Frame 1 (no input): blank canvas, image omitted
Frame 60 (no input): blank canvas, image omitted
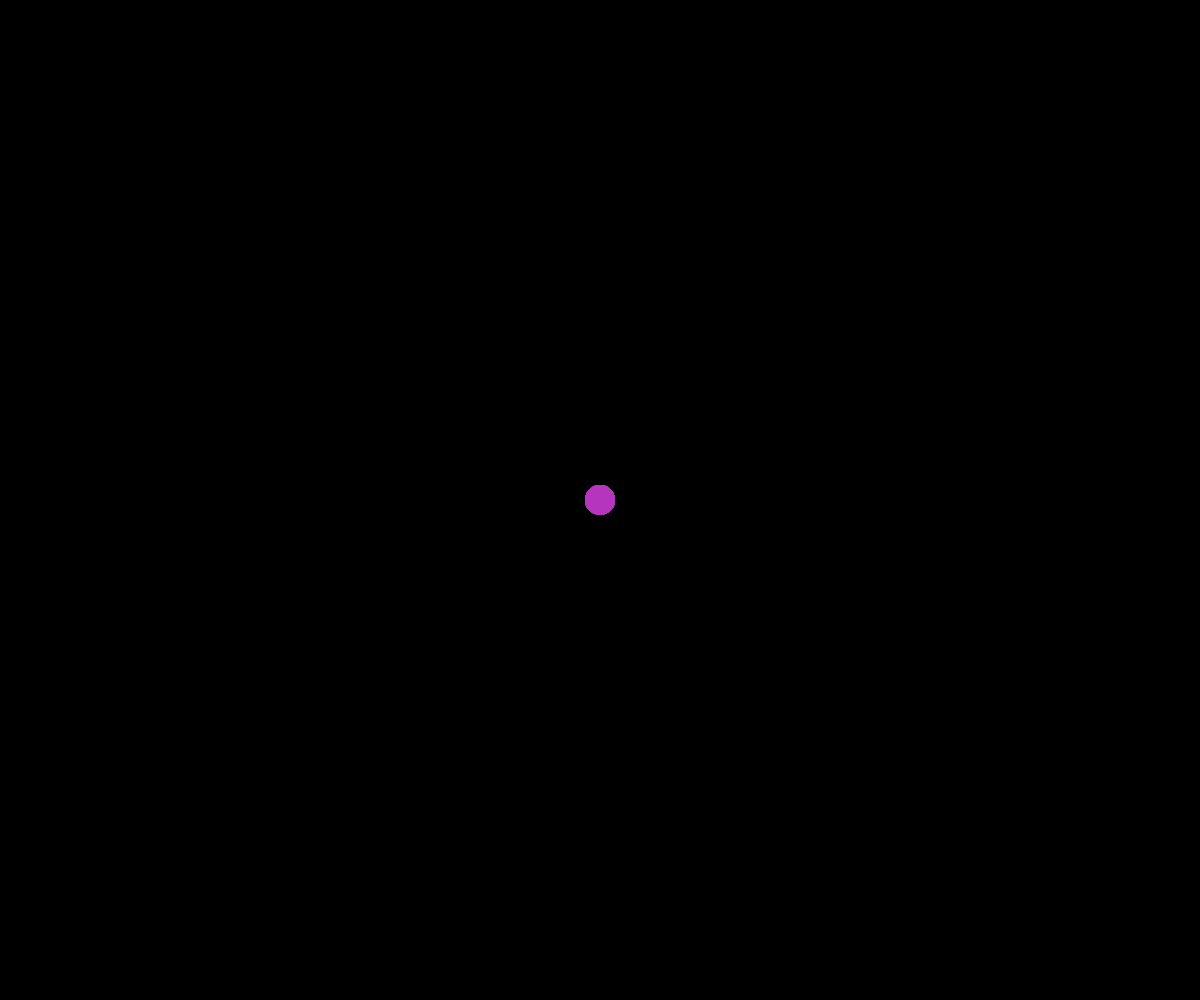
Frame 120 (the mouse pressed at the canvas centre since frame 60)

The p5.js sketch whose frames 1 and 60 were blank and that drew this single picture after the mouse press (run headless with seeded random() and noise() and a simulated clock; from frame 60 on, the mouse is pressed at the canvas centre):

// p5.js sketch
// ── sketch.js
function setup() {
  createCanvas(windowWidth, windowHeight);
  background(0);
  noStroke();
}

function draw() {
  if (mouseIsPressed) {
    ellipse(mouseX, mouseY, 30, 30);
  }
}

function windowResized() {
  resizeCanvas(windowWidth, windowHeight);
  background(0);
}

function mousePressed() {
  fill(random(0, 255), random(0, 255), random(0, 255));
}
